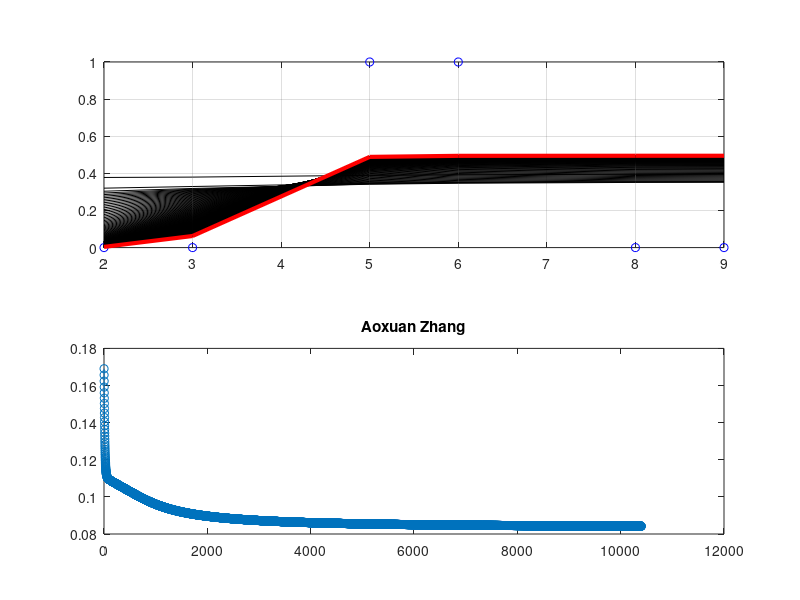

Write MATLAB code to recreate this figure.
clear;clf
X = [2 3 5 6 8 9]; T = [0 0 1 1 0 0];
subplot(2,1,1)
plot(X,T,'bo'); hold on; grid on
p = @(u) 1./(1+exp(-u));
Dp = @(u) exp(-u)./(1+exp(-u)).^2;
E = @(y,t) sum(0.5*(y-t).^2)/6;
w = 3*(rand(2,2)-0.5); v = rand(1,3);
Tol = 1.0e-7; eta = 0.1;
MaxIter = 1.0e6; n = 1; Difference = Tol*2;
E1 = 1000;
while Difference>=Tol && n <=MaxIter
for m = 1:length(T)
x = [1 X(m)]';
uh = w*x;
z = p(uh);
z = [1;z];
uo = v*z;
y(m) = p(uo);
dEdv = (y(m)-T(m))*Dp(uo)*z';
dEdw = ((y(m)-T(m))*Dp(uo))*(Dp(uh).*v(2:end)')*x';
v = v-eta*dEdv;
w = w-eta*dEdw;
end
for m = 1:length(T)
x = [1 X(m)]';
uh = w*x;
z = p(uh);
z = [1;z];
uo = v*z;
y(m) = p(uo);
end
E2 = E(y,T);
ET(n)=E2;
Difference = abs(E2-E1);
E1 = E2; n = n+1;

if (mod(n,50) == 0)
subplot(2,1,1)
plot(X,y,'k-');
pause(0.01);

fprintf('y(%d)={%f,%f,%f,%f,%f,%f}, E(W,X)=%f \n', ...
n, y(1), y(2), y(3), y(4), y(5), y(6), E1);
end
end
plot(X,y,'r-','linewidth',3)
fprintf('y(%d)={%f,%f,%f,%f,%f,%f}, E(W,X)=%f \n', ...
n, y(1), y(2), y(3), y(4), y(5), y(6), E1);
subplot(2,1,2)
plot(ET,'o-')
title('Aoxuan Zhang');
